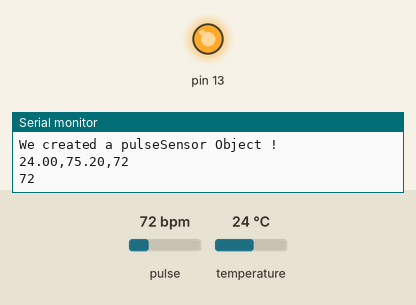
Bench run of a sketch on a simulated Arduino Uno, built with avr-gcc and run on an emulated ATmega328P. On the bench: output pins drawn as LEDs (lit = HIGH), the last lines printed to the serial monitor. Dashed ring = blinking. The test bench sets the inputs (shaded band); at power-on: pulse 72 bpm, temperature 24 °C.

Above: at 1.2 s.
1.3 s: pulse set to 68 bpm
At 2.4 s:
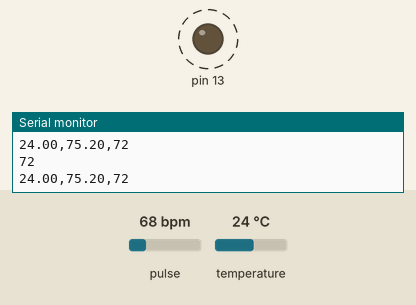
5.1 s: pulse set to 70 bpm
At 5.8 s:
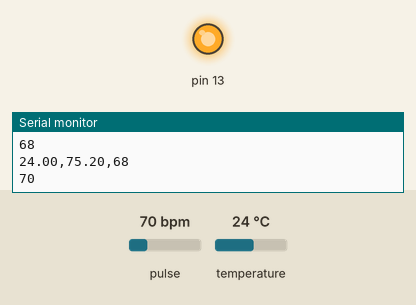
6.6 s: pulse set to 42 bpm
At 8.1 s:
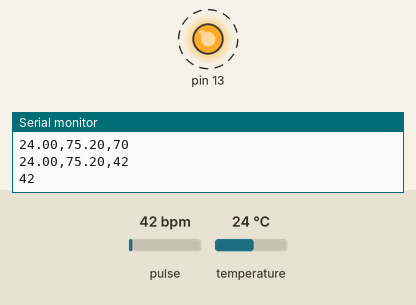
10.4 s: pulse set to 100 bpm
At 12.3 s:
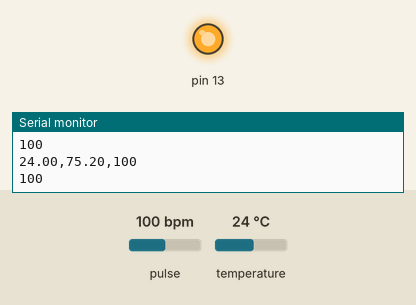
Timing chart, 0 to 13.6 s (numbered marks = the images above; inputs shaded):
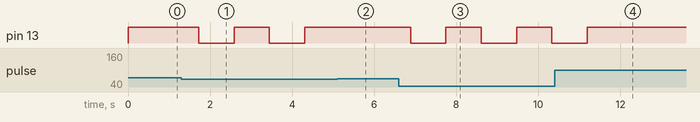

Measured:
- the behaviour switches between 70 and 69 bpm on pulse (found by bisection; images 0 and 1)
- after the input at 1.3 s, pin 13: alternates HIGH for 0.86 s and LOW for 0.86 s, starting after 0.42 s
- after the input at 5.1 s, pin 13: stays HIGH (without the input it goes to LOW after 0.07 s)
- after the input at 6.6 s, pin 13: alternates HIGH for 0.86 s and LOW for 0.86 s, starting after 0.29 s
- after the input at 10.4 s, pin 13: goes on until 11.2 s, then stays HIGH

The sketch:

sketch_dec29a.ino
```cpp
#define USE_ARDUINO_INTERRUPTS true    // Set-up low-level interrupts for most acurate BPM math.
#include <PulseSensorPlayground.h>     // Includes the PulseSensorPlayground Library.
#include <OneWire.h>
#include <DallasTemperature.h>
#include <SoftwareSerial.h>
#include <stdlib.h>
SoftwareSerial nodemcu(2,3);
SoftwareSerial blue(7,8); // bluetooth module connected here

//  Variables
const int PulseWire = 0;       // PulseSensor PURPLE WIRE connected to ANALOG PIN 0
const int LED13 = 13;          // The on-board Arduino LED, close to PIN 13.
int Threshold = 550;           // Determine which Signal to "count as a beat" and which to ignore.
                               // Use the "Gettting Started Project" to fine-tune Threshold Value beyond default setting.
                               // Otherwise leave the default "550" value.

PulseSensorPlayground pulseSensor;  // Creates an instance of the PulseSensorPlayground object called "pulseSensor"


// for ds18b20 temperature sensor

#define ONE_WIRE_BUS 4
OneWire oneWire(ONE_WIRE_BUS);
DallasTemperature sensors(&oneWire);
 float Celcius=0;
 float Fahrenheit=0;

String cdata; // complete data, consisting of sensors values
int sdata1 = 0; // temperature centigrade
int sdata2 = 0; // temperature Farenheit

char buff[10];
String tempc;
String tempf;

void setup() {

  Serial.begin(9600);          // For Serial Monitor
  nodemcu.begin(9600);
  blue.begin(9600);
  // set up the LCD's number of columns and rows:
  // Configure the PulseSensor object, by assigning our variables to it.
  pulseSensor.analogInput(PulseWire);
  pulseSensor.blinkOnPulse(LED13);       //auto-magically blink Arduino's LED with heartbeat.
  pulseSensor.setThreshold(Threshold);

  // Double-check the "pulseSensor" object was created and "began" seeing a signal.
   if (pulseSensor.begin()) {
    Serial.println("We created a pulseSensor Object !");  //This prints one time at Arduino power-up,  or on Arduino reset.

  }
}


void loop() {

 int myBPM = pulseSensor.getBeatsPerMinute();  // Calls function on our pulseSensor object that returns BPM as an "int".
                                               // "myBPM" hold this BPM value now.

if (pulseSensor.sawStartOfBeat()) {            // Constantly test to see if "a beat happened".
Serial.println(myBPM);
}
delay(20);
  sensors.requestTemperatures();
  Celcius=sensors.getTempCByIndex(0);
  Fahrenheit=sensors.toFahrenheit(Celcius);

//TEMPERATURE SENSOR DS18B20

 tempc = dtostrf(Celcius, 3, 2, buff);
  tempf = dtostrf(Fahrenheit, 3, 2, buff);

   cdata = cdata + tempc+","+tempf +","+myBPM; // comma will be used a delimeter
   Serial.println(cdata);
   nodemcu.println(cdata);
   blue.println("Patient Monitoring.");
   blue.println(cdata);
delay(20);
   cdata = "";


}
```
